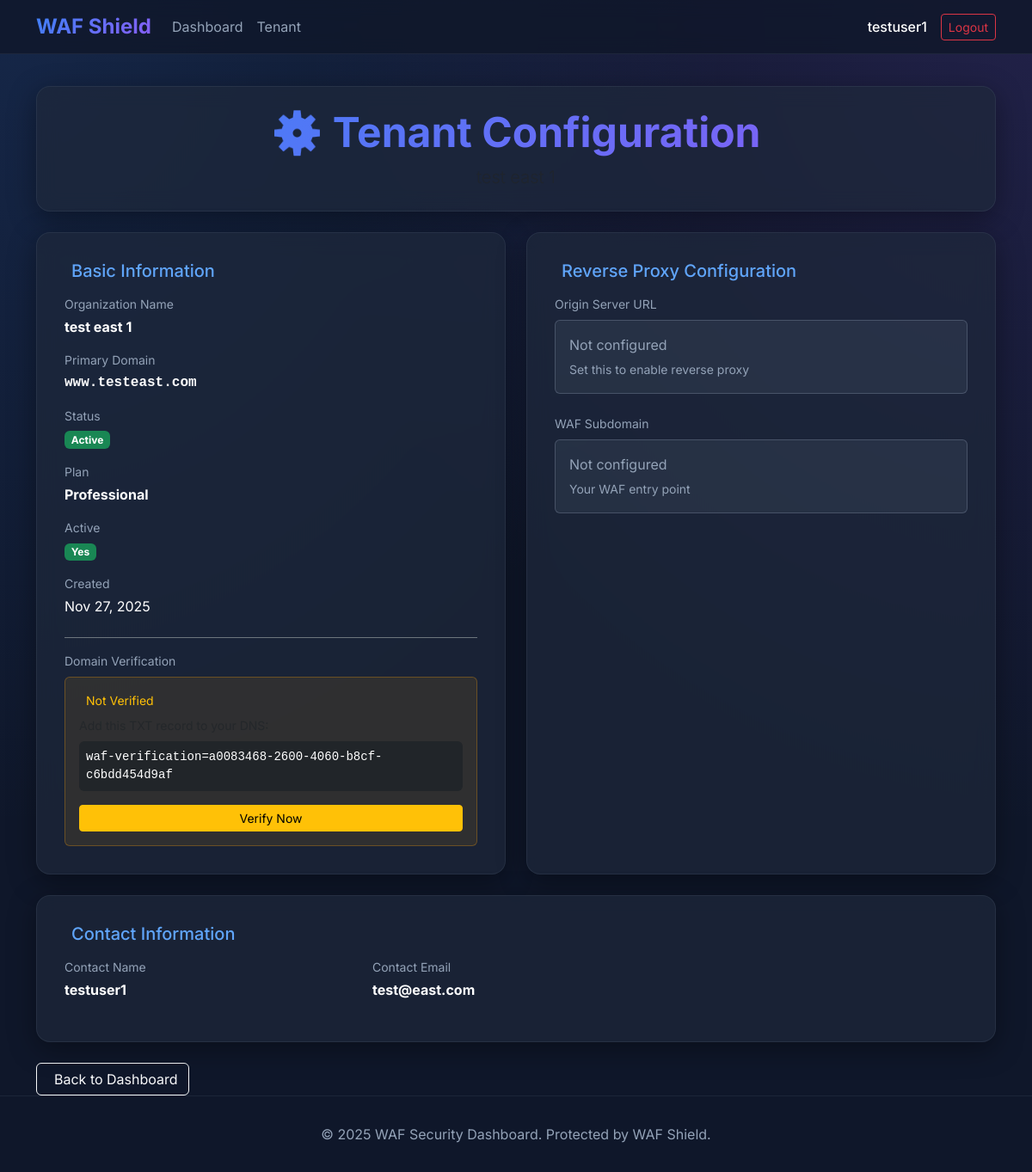
The app's page /tenant/ (signed in) with its own data.
### waf_project/waf_core/models.py (models this page shows, shortened)
class User(AbstractUser):
    ROLE_CHOICES = (
        ('superadmin', 'Super Admin'),
        ('tenant_admin', 'Tenant Admin'),
        ('analyst', 'Analyst'),
        ('user', 'User'),
    )
    role = models.CharField(max_length=20, choices=ROLE_CHOICES, default='user')
    tenant = models.ForeignKey('Tenant', on_delete=models.SET_NULL, null=True, blank=True)
    groups = models.ManyToManyField(
        Group,
        related_name="waf_core_users",  # 👈 prevents clash
        blank=True
    )
    user_permissions = models.ManyToManyField(
        Permission,
        related_name="waf_core_users",  # 👈 prevents clash
        blank=True
    )

class Tenant(models.Model):
    STATUS_CHOICES = [
        ('active', 'Active'),
        ('inactive', 'Inactive'),
        ('suspended', 'Suspended'),
        ('trial', 'Trial'),
    ]
    PLAN_CHOICES = [
        ('free', 'Free'),
        ('basic', 'Basic'),
        ('pro', 'Professional'),
        ('enterprise', 'Enterprise'),
    ]
    id = models.UUIDField(primary_key=True, default=uuid.uuid4, editable=False)
    name = models.CharField(max_length=200, help_text="Company/Organization name")
    domain = models.CharField(max_length=255, unique=True, help_text="Primary domain to protect (e.g., example.com)")
    additional_domains = models.TextField(blank=True,
                                         help_text="Additional domains (one per line)")
    origin_url = models.URLField(
        max_length=500,
        null=True,
        blank=True,
        help_text="Origin backend URL for this tenant (e.g., https://app.tenant.com)"
    )
    waf_host = models.CharField(
        max_length=255,
        unique=True,
        null=True,
        blank=True,
        help_text="Subdomain on the WAF (e.g., tenant1.waf-app.site)"
    )
    contact_email = models.EmailField()
    contact_name = models.CharField(max_length=100)
    contact_phone = models.CharField(max_length=20, blank=True)
    status = models.CharField(max_length=20, choices=STATUS_CHOICES, default='trial')
    plan = models.CharField(max_length=20, choices=PLAN_CHOICES, default='free')
    created_at = models.DateTimeField(auto_now_add=True)
    updated_at = models.DateTimeField(auto_now=True)
    api_key = models.CharField(max_length=64, unique=True, blank=True)
    is_active = models.BooleanField(default=True)
    verification_token = models.UUIDField(default=uuid.uuid4, editable=False)
    domain_verified = models.BooleanField(default=False)
    verification_method = models.CharField(
        max_length=20,
        choices=[('dns', 'DNS TXT Record'), ('file', 'File Upload')],
        default='dns'
    )
    class Meta:
        ordering = ['-created_at']
        verbose_name = "Tenant"
        verbose_name_plural = "Tenants"

### waf_project/waf_core/views.py (the view)
# urls.py: path('tenant/', views.tenant_detail_view, name='tenant_detail'),
@login_required
def tenant_detail_view(request, tenant_id=None):
    user = request.user
    if user.is_superuser and tenant_id is not None:
        tenant = get_object_or_404(Tenant, id=tenant_id)
    else:
        if not getattr(user, 'tenant', None):
            return HttpResponse("No tenant associated with this user.", status=400)
        tenant = user.tenant
    context = {
        'tenant': tenant,
        'origin_url': tenant.origin_url,
        'waf_host': tenant.waf_host,
    }
    return render(request, 'waf_core/tenant_detail.html', context)

### waf_project/waf_core/templates/waf_core/tenant_detail.html (shortened to what this page needs)
{% extends 'waf_core/base.html' %}
{% load static %}
{% block content %}
<div class="row mb-4">
    <div class="col-12">
        <div class="glass-card text-center py-4">
            <h1 class="display-5 fw-bold text-gradient">⚙️ Tenant Configuration</h1>
            <p class="lead text-muted mb-0">{{ tenant.name }}</p>
        </div>
    </div>
</div>
<div class="row mb-4">
    <div class="col-md-6">
        <div class="glass-card h-100">
            <h5 class="mb-3" style="color: #60a5fa;">Basic Information</h5>
            <div class="mb-3">
                <p class="small mb-1" style="color: #94a3b8;">Organization Name</p>
                <p class="fw-bold text-white">{{ tenant.name }}</p>
            </div>
            <div class="mb-3">
                <p class="small mb-1" style="color: #94a3b8;">Primary Domain</p>
                <p class="fw-bold text-white font-monospace">{{ tenant.domain }}</p>
            </div>
            <div class="mb-3">
                <p class="small mb-1" style="color: #94a3b8;">Status</p>
                <p>
                    <span class="badge {% if tenant.status == 'active' %}bg-success{% else %}bg-warning{% endif %}">
                        {{ tenant.get_status_display }}
                    </span>
                </p>
            </div>
            <div class="mb-3">
                <p class="small mb-1" style="color: #94a3b8;">Plan</p>
                <p class="fw-bold text-white">{{ tenant.get_plan_display }}</p>
            </div>
            <div class="mb-3">
                <p class="small mb-1" style="color: #94a3b8;">Active</p>
                <p>
                    {% if tenant.is_active %}
                    <span class="badge bg-success">Yes</span>
                    {% else %}
                    <span class="badge bg-danger">No</span>
                    {% endif %}
                </p>
            </div>
            <div>
                <p class="small mb-1" style="color: #94a3b8;">Created</p>
                <p class="text-white">{{ tenant.created_at|date:"M d, Y" }}</p>
            </div>
            <div class="mt-4 pt-3 border-top border-secondary">
                <p class="small mb-2" style="color: #94a3b8;">Domain Verification</p>
                {% if tenant.domain_verified %}
                <div class="p-2 rounded" style="background: rgba(16, 185, 129, 0.1); border: 1px solid rgba(16, 185, 129, 0.3);">
                    <p class="mb-0 text-success small"><i class="fas fa-check-circle me-2"></i>Verified</p>
                </div>
                {% else %}
                <div class="p-3 rounded" style="background: rgba(245, 158, 11, 0.1); border: 1px solid rgba(245, 158, 11, 0.3);">
                    <p class="mb-2 text-warning small">Not Verified</p>
                    <p class="small text-muted mb-2">Add this TXT record to your DNS:</p>
                    <code class="d-block p-2 bg-dark rounded mb-3 text-white small text-break">waf-verification={{ tenant.verification_token }}</code>
                    <a href="{% url 'verify_domain' tenant.id %}" class="btn btn-sm btn-warning w-100">Verify Now</a>
                </div>
                {% endif %}
            </div>
        </div>
    </div>
    <div class="col-md-6">
        <div class="glass-card h-100">
            <h5 class="mb-3" style="color: #60a5fa;">Reverse Proxy Configuration
            </h5>
            <div class="mb-4">
                <p class="small mb-2" style="color: #94a3b8;">Origin Server URL</p>
                {% if tenant.origin_url %}
                <div class="p-3 rounded"
                    style="background: rgba(59, 130, 246, 0.1); border: 1px solid rgba(59, 130, 246, 0.3);">
                    <p class="font-monospace mb-1" style="color: #60a5fa;">{{ tenant.origin_url }}</p>
                    <small style="color: #94a3b8;">Traffic will be forwarded here</small>
                </div>
                {% else %}
                <div class="p-3 rounded"
                    style="background: rgba(148, 163, 184, 0.1); border: 1px solid rgba(148, 163, 184, 0.3);">
                    <p class="mb-1" style="color: #94a3b8;">Not configured</p>
                    <small style="color: #94a3b8;">Set this to enable reverse proxy</small>
                </div>
                {% endif %}
            </div>
            <div class="mb-4">
                <p class="small mb-2" style="color: #94a3b8;">WAF Subdomain</p>
                {% if tenant.waf_host %}
                <div class="p-3 rounded"
                    style="background: rgba(16, 185, 129, 0.1); border: 1px solid rgba(16, 185, 129, 0.3);">
                    <p class="font-monospace mb-1" style="color: #10b981;">{{ tenant.waf_host }}</p>
                    <small style="color: #94a3b8;">Point your DNS CNAME here</small>
                </div>
                {% else %}
                <div class="p-3 rounded"
                    style="background: rgba(148, 163, 184, 0.1); border: 1px solid rgba(148, 163, 184, 0.3);">
                    <p class="mb-1" style="color: #94a3b8;">Not configured</p>
                    <small style="color: #94a3b8;">Your WAF entry point</small>
                </div>
                {% endif %}
            </div>
        </div>
    </div>
</div>
<div class="row mb-4">
    <div class="col-12">
        <div class="glass-card">
            <h5 class="mb-3" style="color: #60a5fa;">Contact Information</h5>
            <div class="row">
                <div class="col-md-4">
                    <p class="small mb-1" style="color: #94a3b8;">Contact Name</p>
                    <p class="fw-bold text-white">{{ tenant.contact_name }}</p>
                </div>
                <div class="col-md-4">
                    <p class="small mb-1" style="color: #94a3b8;">Contact Email</p>
                    <p class="fw-bold text-white">{{ tenant.contact_email }}</p>
                </div>
            </div>
        </div>
    </div>
</div>
<div class="row">
    <div class="col-12">
        <a href="{% url 'dashboard' %}" class="btn btn-outline-light me-2">
            Back to Dashboard
        </a>
    </div>
</div>
{% endblock %}

### waf_project/waf_core/templates/waf_core/base.html (shortened to what this page needs)
<!DOCTYPE html>
{% load static %}
<html lang="en">
<head>
    <link rel="stylesheet" href="https://cdn.jsdelivr.net/npm/bootstrap@5.3.2/dist/css/bootstrap.min.css">
    <link rel="stylesheet" href="{% static 'waf_core/css/style.css' %}?v={% now 'U' %}">
</head>
<body class="d-flex flex-column min-vh-100">
    <nav class="navbar navbar-expand-lg navbar-dark fixed-top">
        <div class="container">
            <a class="navbar-brand" href="{% url 'dashboard' %}">WAF Shield</a>
            <div class="collapse navbar-collapse" id="navbarNav">
                <ul class="navbar-nav me-auto">
                    {% if user.is_authenticated %}
                    <li class="nav-item">
                        <a class="nav-link" href="{% url 'dashboard' %}">Dashboard</a>
                    </li>
                    {% if user.is_superuser %}
                    <li class="nav-item">
                        <a class="nav-link" href="{% url 'tenant_list_admin' %}">
                            All Tenants
                        </a>
                    </li>
                    {% else %}
                    <li class="nav-item">
                        <a class="nav-link" href="{% url 'tenant_detail' %}">
                            Tenant
                        </a>
                    </li>
                    {% endif %}
                    {% endif %}
                </ul>
                <ul class="navbar-nav ms-auto align-items-center">
                    {% if user.is_authenticated %}
                    <li class="nav-item me-3">
                        <span class="fw-medium" style="color: #ffffff !important;">
                            {{ request.user.username }}
                        </span>
                    </li>
                    <li class="nav-item">
                        <form method="post" action="{% url 'logout' %}" class="d-inline">
                            <button type="submit" class="btn btn-sm btn-outline-danger">Logout</button>
                        </form>
                    </li>
                    {% endif %}
                </ul>
            </div>
        </div>
    </nav>
    <div class="container flex-grow-1" style="margin-top: 100px;">
        {% block content %}
        {% endblock %}
    </div>
    <footer class="text-center">
        <div class="container">
            <p class="mb-0">&copy; {% now "Y" %} WAF Security Dashboard. Protected by WAF Shield.</p>
        </div>
    </footer>
</body>
</html>

### waf_project/waf_core/static/waf_core/css/style.css (style rules this page uses)
:root { --bg-dark: #0f172a; --bg-card: rgba(30, 41, 59, 0.7); --primary: #3b82f6; --primary-hover: #2563eb; --text-main: #f8fafc; --text-muted: #94a3b8; --border-color: rgba(148, 163, 184, 0.1); --glass-shadow: 0 8px 32px 0 rgba(0, 0, 0, 0.37); --gradient-primary: linear-gradient(135deg, #3b82f6 0%, #8b5cf6 100%); }
body { background-color: var(--bg-dark); color: var(--text-main); font-family: 'Inter', system-ui, -apple-system, sans-serif; min-height: 100vh; background-image: radial-gradient(at 0% 0%, rgba(59, 130, 246, 0.15) 0px, transparent 50%), radial-gradient(at 100% 0%, rgba(139, 92, 246, 0.15) 0px, transparent 50%); background-attachment: fixed; }
.glass-card { background: var(--bg-card); backdrop-filter: blur(12px); -webkit-backdrop-filter: blur(12px); border: 1px solid var(--border-color); border-radius: 16px; box-shadow: var(--glass-shadow); padding: 2rem; }
.navbar { background: rgba(15, 23, 42, 0.8) !important; backdrop-filter: blur(10px); border-bottom: 1px solid var(--border-color); }
.navbar-brand { font-weight: 700; background: var(--gradient-primary); background-clip: text; -webkit-background-clip: text; -webkit-text-fill-color: transparent; font-size: 1.5rem; }
.nav-link { color: var(--text-muted) !important; transition: color 0.3s ease; }
footer { color: var(--text-muted); border-top: 1px solid var(--border-color); margin-top: auto; padding: 2rem 0; }
.text-gradient { background: var(--gradient-primary); background-clip: text; -webkit-background-clip: text; -webkit-text-fill-color: transparent; }
a { color: var(--primary); text-decoration: none; }

### records on screen
User: user.username "testuser1"
Tenant: name "test east 1", domain "www.testeast.com", status "Active", plan "Professional", created_at "Nov 27, 2025", verification_token "a0083468-2600-4060-b8cf-c6bdd454d9af", contact_name "testuser1", contact_email "test@east.com"
